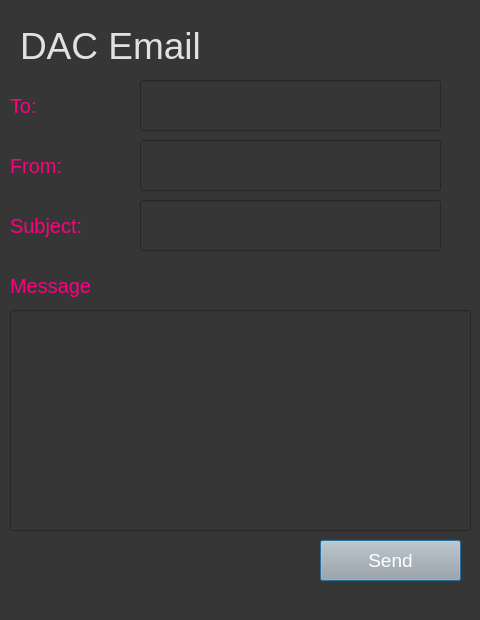
<?xml version="1.0" encoding="UTF-8"?>
<ui version="4.0">
 <class>Dialog</class>
 <widget class="QDialog" name="Dialog">
  <property name="geometry">
   <rect>
    <x>0</x>
    <y>0</y>
    <width>480</width>
    <height>620</height>
   </rect>
  </property>
  <property name="windowTitle">
   <string>Dialog</string>
  </property>
  <property name="styleSheet">
   <string notr="true">background-color: rgb(54, 54, 54);</string>
  </property>
  <widget class="QLabel" name="label">
   <property name="geometry">
    <rect>
     <x>20</x>
     <y>10</y>
     <width>321</width>
     <height>71</height>
    </rect>
   </property>
   <property name="styleSheet">
    <string notr="true">color:rgb(225, 225, 225); font-size:28pt;</string>
   </property>
   <property name="text">
    <string>DAC Email</string>
   </property>
  </widget>
  <widget class="QLabel" name="label_2">
   <property name="geometry">
    <rect>
     <x>10</x>
     <y>90</y>
     <width>101</width>
     <height>31</height>
    </rect>
   </property>
   <property name="palette">
    <palette>
     <active>
      <colorrole role="WindowText">
       <brush brushstyle="SolidPattern">
        <color alpha="255">
         <red>255</red>
         <green>0</green>
         <blue>127</blue>
        </color>
       </brush>
      </colorrole>
      <colorrole role="Button">
       <brush brushstyle="SolidPattern">
        <color alpha="255">
         <red>54</red>
         <green>54</green>
         <blue>54</blue>
        </color>
       </brush>
      </colorrole>
      <colorrole role="Text">
       <brush brushstyle="SolidPattern">
        <color alpha="255">
         <red>255</red>
         <green>0</green>
         <blue>127</blue>
        </color>
       </brush>
      </colorrole>
      <colorrole role="ButtonText">
       <brush brushstyle="SolidPattern">
        <color alpha="255">
         <red>255</red>
         <green>0</green>
         <blue>127</blue>
        </color>
       </brush>
      </colorrole>
      <colorrole role="Base">
       <brush brushstyle="SolidPattern">
        <color alpha="255">
         <red>54</red>
         <green>54</green>
         <blue>54</blue>
        </color>
       </brush>
      </colorrole>
      <colorrole role="Window">
       <brush brushstyle="SolidPattern">
        <color alpha="255">
         <red>54</red>
         <green>54</green>
         <blue>54</blue>
        </color>
       </brush>
      </colorrole>
     </active>
     <inactive>
      <colorrole role="WindowText">
       <brush brushstyle="SolidPattern">
        <color alpha="255">
         <red>255</red>
         <green>0</green>
         <blue>127</blue>
        </color>
       </brush>
      </colorrole>
      <colorrole role="Button">
       <brush brushstyle="SolidPattern">
        <color alpha="255">
         <red>54</red>
         <green>54</green>
         <blue>54</blue>
        </color>
       </brush>
      </colorrole>
      <colorrole role="Text">
       <brush brushstyle="SolidPattern">
        <color alpha="255">
         <red>255</red>
         <green>0</green>
         <blue>127</blue>
        </color>
       </brush>
      </colorrole>
      <colorrole role="ButtonText">
       <brush brushstyle="SolidPattern">
        <color alpha="255">
         <red>255</red>
         <green>0</green>
         <blue>127</blue>
        </color>
       </brush>
      </colorrole>
      <colorrole role="Base">
       <brush brushstyle="SolidPattern">
        <color alpha="255">
         <red>54</red>
         <green>54</green>
         <blue>54</blue>
        </color>
       </brush>
      </colorrole>
      <colorrole role="Window">
       <brush brushstyle="SolidPattern">
        <color alpha="255">
         <red>54</red>
         <green>54</green>
         <blue>54</blue>
        </color>
       </brush>
      </colorrole>
     </inactive>
     <disabled>
      <colorrole role="WindowText">
       <brush brushstyle="SolidPattern">
        <color alpha="255">
         <red>255</red>
         <green>0</green>
         <blue>127</blue>
        </color>
       </brush>
      </colorrole>
      <colorrole role="Button">
       <brush brushstyle="SolidPattern">
        <color alpha="255">
         <red>54</red>
         <green>54</green>
         <blue>54</blue>
        </color>
       </brush>
      </colorrole>
      <colorrole role="Text">
       <brush brushstyle="SolidPattern">
        <color alpha="255">
         <red>255</red>
         <green>0</green>
         <blue>127</blue>
        </color>
       </brush>
      </colorrole>
      <colorrole role="ButtonText">
       <brush brushstyle="SolidPattern">
        <color alpha="255">
         <red>255</red>
         <green>0</green>
         <blue>127</blue>
        </color>
       </brush>
      </colorrole>
      <colorrole role="Base">
       <brush brushstyle="SolidPattern">
        <color alpha="255">
         <red>54</red>
         <green>54</green>
         <blue>54</blue>
        </color>
       </brush>
      </colorrole>
      <colorrole role="Window">
       <brush brushstyle="SolidPattern">
        <color alpha="255">
         <red>54</red>
         <green>54</green>
         <blue>54</blue>
        </color>
       </brush>
      </colorrole>
     </disabled>
    </palette>
   </property>
   <property name="styleSheet">
    <string notr="true">font-size:15pt; color:rgb(255, 0, 127)</string>
   </property>
   <property name="text">
    <string>To:</string>
   </property>
  </widget>
  <widget class="QLineEdit" name="to">
   <property name="geometry">
    <rect>
     <x>140</x>
     <y>80</y>
     <width>301</width>
     <height>51</height>
    </rect>
   </property>
   <property name="styleSheet">
    <string notr="true">font-size:14pt; color:rgb(243, 243, 243)</string>
   </property>
   <property name="text">
    <string/>
   </property>
  </widget>
  <widget class="QLineEdit" name="fromlabel">
   <property name="geometry">
    <rect>
     <x>140</x>
     <y>140</y>
     <width>301</width>
     <height>51</height>
    </rect>
   </property>
   <property name="styleSheet">
    <string notr="true">font-size:14pt; color:rgb(243, 243, 243)</string>
   </property>
   <property name="text">
    <string/>
   </property>
  </widget>
  <widget class="QLabel" name="label_3">
   <property name="geometry">
    <rect>
     <x>10</x>
     <y>150</y>
     <width>111</width>
     <height>31</height>
    </rect>
   </property>
   <property name="styleSheet">
    <string notr="true">font-size:15pt; color:rgb(255, 0, 127)</string>
   </property>
   <property name="text">
    <string>From:</string>
   </property>
  </widget>
  <widget class="QPushButton" name="sendButton">
   <property name="geometry">
    <rect>
     <x>320</x>
     <y>540</y>
     <width>141</width>
     <height>41</height>
    </rect>
   </property>
   <property name="styleSheet">
    <string notr="true">background-color: rgb(167, 168, 167); font-size:14pt; color:rgb(255, 255, 255)</string>
   </property>
   <property name="text">
    <string>Send</string>
   </property>
  </widget>
  <widget class="QLabel" name="label_4">
   <property name="geometry">
    <rect>
     <x>10</x>
     <y>270</y>
     <width>111</width>
     <height>31</height>
    </rect>
   </property>
   <property name="styleSheet">
    <string notr="true">font-size:15pt; color:rgb(255, 0, 127)</string>
   </property>
   <property name="text">
    <string>Message</string>
   </property>
  </widget>
  <widget class="QLabel" name="label_5">
   <property name="geometry">
    <rect>
     <x>10</x>
     <y>210</y>
     <width>111</width>
     <height>31</height>
    </rect>
   </property>
   <property name="styleSheet">
    <string notr="true">font-size:15pt; color:rgb(255, 0, 127)</string>
   </property>
   <property name="text">
    <string>Subject:</string>
   </property>
  </widget>
  <widget class="QLineEdit" name="subject">
   <property name="geometry">
    <rect>
     <x>140</x>
     <y>200</y>
     <width>301</width>
     <height>51</height>
    </rect>
   </property>
   <property name="styleSheet">
    <string notr="true">font-size:14pt; color:rgb(243, 243, 243)</string>
   </property>
   <property name="text">
    <string/>
   </property>
  </widget>
  <widget class="QLineEdit" name="message">
   <property name="geometry">
    <rect>
     <x>10</x>
     <y>310</y>
     <width>461</width>
     <height>221</height>
    </rect>
   </property>
   <property name="styleSheet">
    <string notr="true">font-size:14pt; color:rgb(243, 243, 243)</string>
   </property>
   <property name="text">
    <string/>
   </property>
  </widget>
 </widget>
 <resources/>
 <connections/>
</ui>
